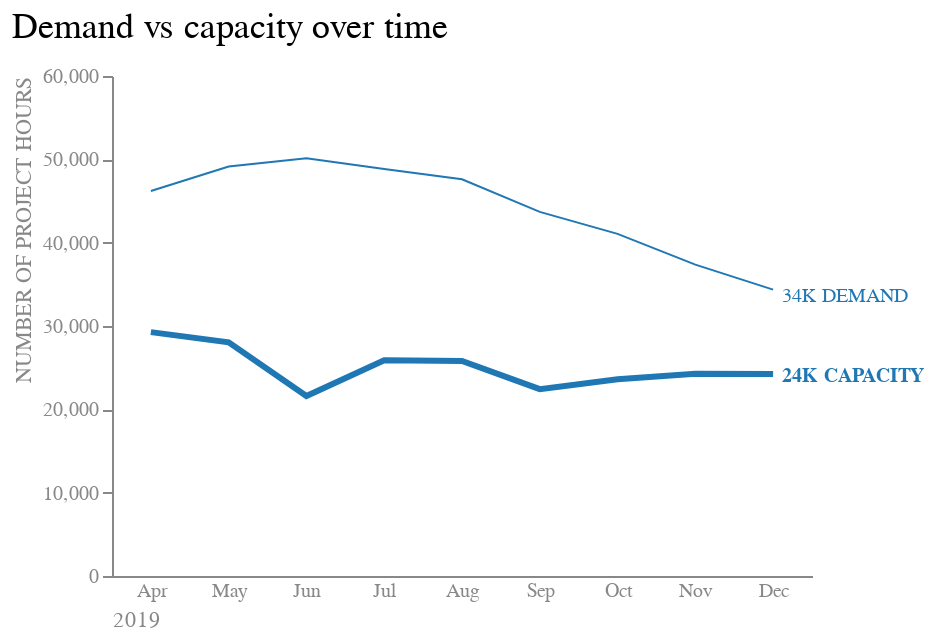

The code cell stored with this chart in its notebook:
### Markdown cell above
As it is possible to notice, defining the label position as the maximum argument of the y-axis did not yield the intended result. This is because Altair is considering the values in an alphabetical order (making Sept the last month), even when setting `sort = None` in the x-axis. 

Since documentation fixing this issue was not found, the next approach was adding the label manually. This also assist the process of adding the value next to the metric.

### Code cell
# Demand label
label1 = alt.Chart({"values": 
                    [{"text":  ['34K DEMAND']}]
                    }
                    ).mark_text(size = 10, 
                                align = "left", 
                                dx = 160, dy = -15, 
                                color = '#1f77b4'
                                ).encode(text = "text:N")

# Capacity label
label2 = alt.Chart({"values": 
                    [{"text":  ['24K CAPACITY']}]
                    }
                    ).mark_text(size = 10, 
                                align = "left", 
                                dx = 160, dy = 25, 
                                color = '#1f77b4',
                                fontWeight = 'bold'
                                ).encode(text = "text:N")

line_final = line + label1 +  label2
line_final.configure_view(stroke = None)

### Figure 1 — Vega-Lite specification as saved in the notebook (floating-point values rounded to 4 significant figures)
{"config": {"view": {"continuousWidth": 300, "continuousHeight": 300, "stroke": null}}, "layer": [{"data": {"name": "data-f53bb01febd214e9ecb3cb7fbc625fc6"}, "mark": {"type": "line"}, "encoding": {"color": {"field": "Metric", "legend": null, "scale": {"range": ["#1f77b4", "#1f77b4"]}, "type": "nominal"}, "strokeWidth": {"condition": {"test": "datum.Metric == 'CAPACITY'", "value": 3}, "value": 1}, "x": {"axis": {"labelAngle": 0, "labelColor": "#888888", "ticks": false, "titleAnchor": "start", "titleColor": "#888888", "titleFontWeight": "normal"}, "field": "month", "sort": null, "title": "2019", "type": "nominal"}, "y": {"axis": {"grid": false, "labelColor": "#888888", "titleAnchor": "end", "titleColor": "#888888", "titleFontWeight": "normal"}, "field": "Value", "scale": {"domain": [0, 60000]}, "title": "NUMBER OF PROJECT HOURS", "type": "quantitative"}}, "title": {"text": "Demand vs capacity over time", "anchor": "start", "fontSize": 18, "fontWeight": "normal", "offset": 10}}, {"data": {"name": "data-48f65438e058b5501ece770a27c9c234"}, "mark": {"type": "text", "align": "left", "color": "#1f77b4", "dx": 160, "dy": -15, "size": 10}, "encoding": {"text": {"field": "text", "type": "nominal"}}}, {"data": {"name": "data-ef424f4a39789c0a04e14775a2b8ab2e"}, "mark": {"type": "text", "align": "left", "color": "#1f77b4", "dx": 160, "dy": 25, "fontWeight": "bold", "size": 10}, "encoding": {"text": {"field": "text", "type": "nominal"}}}], "height": 250, "width": 350, "$schema": "https://vega.github.io/schema/vega-lite/v5.15.1.json", "datasets": {"data-f53bb01febd214e9ecb3cb7fbc625fc6": [{"Metric": "CAPACITY", "Value": 29263, "year": 2019, "month": "Apr"}, {"Metric": "CAPACITY", "Value": 28037, "year": 2019, "month": "May"}, {"Metric": "CAPACITY", "Value": 21596, "year": 2019, "month": "Jun"}, {"Metric": "CAPACITY", "Value": 25895, "year": 2019, "month": "Jul"}, {"Metric": "CAPACITY", "Value": 25813, "year": 2019, "month": "Aug"}, {"Metric": "CAPACITY", "Value": 22427, "year": 2019, "month": "Sep"}, {"Metric": "CAPACITY", "Value": 23605, "year": 2019, "month": "Oct"}, {"Metric": "CAPACITY", "Value": 24263, "year": 2019, "month": "Nov"}, {"Metric": "CAPACITY", "Value": 24243, "year": 2019, "month": "Dec"}, {"Metric": "DEMAND", "Value": 46193, "year": 2019, "month": "Apr"}, {"Metric": "DEMAND", "Value": 49131, "year": 2019, "month": "May"}, {"Metric": "DEMAND", "Value": 50124, "year": 2019, "month": "Jun"}, {"Metric": "DEMAND", "Value": 48850, "year": 2019, "month": "Jul"}, {"Metric": "DEMAND", "Value": 47602, "year": 2019, "month": "Aug"}, {"Metric": "DEMAND", "Value": 43697, "year": 2019, "month": "Sep"}, {"Metric": "DEMAND", "Value": 41058, "year": 2019, "month": "Oct"}, {"Metric": "DEMAND", "Value": 37364, "year": 2019, "month": "Nov"}, {"Metric": "DEMAND", "Value": 34364, "year": 2019, "month": "Dec"}], "data-48f65438e058b5501ece770a27c9c234": [{"text": ["34K DEMAND"]}], "data-ef424f4a39789c0a04e14775a2b8ab2e": [{"text": ["24K CAPACITY"]}]}}
